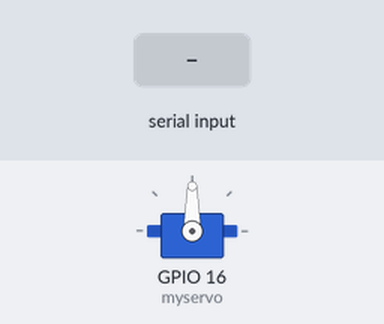
The sketch below on a simulated ESP32. Shown: servo. Inputs (shaded band) come from the test bench.

Above: at 1.2 s.
1.3 s: "a" received over Serial
At 2.5 s:
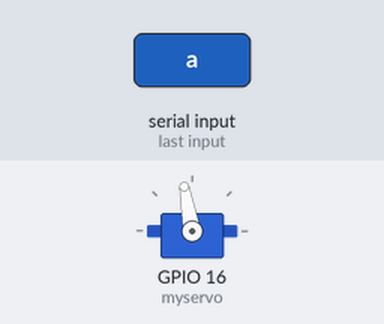
2.8 s: "d" received over Serial
At 3.7 s:
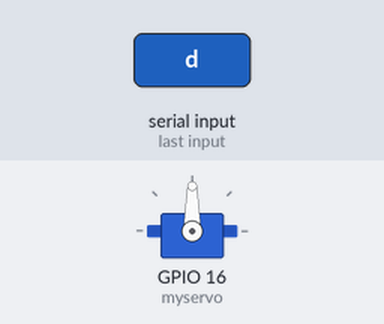
Timing chart, 0 to 5.8 s (numbered marks = the images above; inputs shaded):
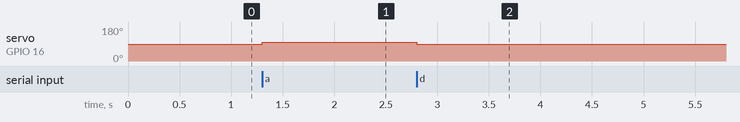

The sketch:

serial_servoMotor.ino
```cpp
#include <ESP32Servo.h>

Servo myservo;  // Create servo object
int pos = 90;   // Initial servo position (middle)

void setup() {
  Serial.begin(115200);        // Start serial communication
  myservo.attach(16);          // Attach servo to pin 13
  myservo.write(pos);         // Set initial position
}

void loop() {
  if (Serial.available() > 0) {
    char input = Serial.read(); // Read incoming serial data

    if (input == 'a') {
      pos += 10;                // Move clockwise
      if (pos > 180) pos = 180; // Limit to max angle
      myservo.write(pos);
    }
    else if (input == 'd') {
      pos -= 10;                // Move counterclockwise
      if (pos < 0) pos = 0;     // Limit to min angle
      myservo.write(pos);
    }

    delay(15);                  // Small delay for servo movement
  }
}
```

Measured:
- after the input at 1.3 s, servo on GPIO 16 (myservo): 90° → 100° at once
- after the input at 2.8 s, servo on GPIO 16 (myservo): 100° → 90° at once
